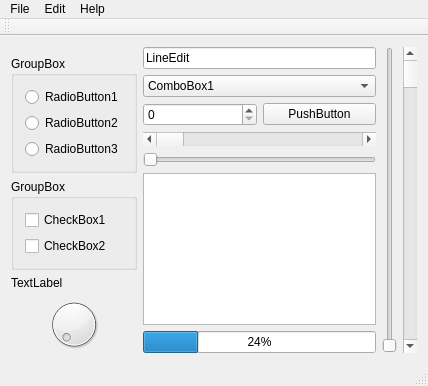
<?xml version="1.0" encoding="UTF-8"?>
<ui version="4.0">
 <class>InterfaceTestClass</class>
 <widget class="QMainWindow" name="InterfaceTestClass">
  <property name="geometry">
   <rect>
    <x>0</x>
    <y>0</y>
    <width>428</width>
    <height>386</height>
   </rect>
  </property>
  <property name="windowTitle">
   <string>InterfaceTest</string>
  </property>
  <widget class="QWidget" name="centralWidget">
   <layout class="QHBoxLayout" name="horizontalLayout">
    <item>
     <layout class="QVBoxLayout" name="verticalLayout_2">
      <property name="topMargin">
       <number>9</number>
      </property>
      <item>
       <widget class="QGroupBox" name="groupBox">
        <property name="title">
         <string>GroupBox</string>
        </property>
        <layout class="QVBoxLayout" name="verticalLayout">
         <item>
          <widget class="QRadioButton" name="radioButton_2">
           <property name="text">
            <string>RadioButton1</string>
           </property>
          </widget>
         </item>
         <item>
          <widget class="QRadioButton" name="radioButton">
           <property name="text">
            <string>RadioButton2</string>
           </property>
          </widget>
         </item>
         <item>
          <widget class="QRadioButton" name="radioButton_3">
           <property name="text">
            <string>RadioButton3</string>
           </property>
          </widget>
         </item>
        </layout>
       </widget>
      </item>
      <item>
       <widget class="QGroupBox" name="groupBox_2">
        <property name="title">
         <string>GroupBox</string>
        </property>
        <layout class="QVBoxLayout" name="verticalLayout_4">
         <item>
          <widget class="QCheckBox" name="checkBox_2">
           <property name="text">
            <string>CheckBox1</string>
           </property>
          </widget>
         </item>
         <item>
          <widget class="QCheckBox" name="checkBox">
           <property name="text">
            <string>CheckBox2</string>
           </property>
          </widget>
         </item>
        </layout>
       </widget>
      </item>
      <item>
       <widget class="QLabel" name="label">
        <property name="text">
         <string>TextLabel</string>
        </property>
       </widget>
      </item>
      <item>
       <widget class="QDial" name="dial"/>
      </item>
     </layout>
    </item>
    <item>
     <layout class="QVBoxLayout" name="verticalLayout_3">
      <item>
       <widget class="QLineEdit" name="lineEdit">
        <property name="text">
         <string>LineEdit</string>
        </property>
       </widget>
      </item>
      <item>
       <widget class="QComboBox" name="comboBox">
        <item>
         <property name="text">
          <string>ComboBox1</string>
         </property>
        </item>
        <item>
         <property name="text">
          <string>ComboBox2</string>
         </property>
        </item>
        <item>
         <property name="text">
          <string>ComboBox3</string>
         </property>
        </item>
        <item>
         <property name="text">
          <string>ComboBox4</string>
         </property>
        </item>
       </widget>
      </item>
      <item>
       <layout class="QHBoxLayout" name="horizontalLayout_2">
        <item>
         <widget class="QSpinBox" name="spinBox"/>
        </item>
        <item>
         <widget class="QPushButton" name="pushButton">
          <property name="text">
           <string>PushButton</string>
          </property>
         </widget>
        </item>
       </layout>
      </item>
      <item>
       <widget class="QScrollBar" name="horizontalScrollBar">
        <property name="orientation">
         <enum>Qt::Horizontal</enum>
        </property>
       </widget>
      </item>
      <item>
       <widget class="QSlider" name="horizontalSlider">
        <property name="orientation">
         <enum>Qt::Horizontal</enum>
        </property>
       </widget>
      </item>
      <item>
       <widget class="QTextEdit" name="textEdit"/>
      </item>
      <item>
       <widget class="QProgressBar" name="progressBar">
        <property name="value">
         <number>24</number>
        </property>
       </widget>
      </item>
     </layout>
    </item>
    <item>
     <widget class="QSlider" name="verticalSlider">
      <property name="orientation">
       <enum>Qt::Vertical</enum>
      </property>
     </widget>
    </item>
    <item>
     <widget class="QScrollBar" name="verticalScrollBar">
      <property name="orientation">
       <enum>Qt::Vertical</enum>
      </property>
     </widget>
    </item>
   </layout>
  </widget>
  <widget class="QMenuBar" name="menuBar">
   <property name="geometry">
    <rect>
     <x>0</x>
     <y>0</y>
     <width>428</width>
     <height>21</height>
    </rect>
   </property>
   <widget class="QMenu" name="menuFile">
    <property name="title">
     <string>File</string>
    </property>
    <addaction name="actionNew"/>
    <addaction name="actionOpen"/>
    <addaction name="actionExit"/>
   </widget>
   <widget class="QMenu" name="menuEdit">
    <property name="title">
     <string>Edit</string>
    </property>
    <addaction name="actionCut"/>
    <addaction name="actionCopy"/>
    <addaction name="actionPaste"/>
   </widget>
   <widget class="QMenu" name="menuHelp">
    <property name="title">
     <string>Help</string>
    </property>
    <addaction name="actionAbout"/>
   </widget>
   <addaction name="menuFile"/>
   <addaction name="menuEdit"/>
   <addaction name="menuHelp"/>
  </widget>
  <widget class="QToolBar" name="mainToolBar">
   <attribute name="toolBarArea">
    <enum>TopToolBarArea</enum>
   </attribute>
   <attribute name="toolBarBreak">
    <bool>false</bool>
   </attribute>
  </widget>
  <widget class="QStatusBar" name="statusBar"/>
  <action name="actionNew">
   <property name="text">
    <string>New</string>
   </property>
  </action>
  <action name="actionOpen">
   <property name="text">
    <string>Open</string>
   </property>
  </action>
  <action name="actionExit">
   <property name="text">
    <string>Exit</string>
   </property>
  </action>
  <action name="actionCut">
   <property name="text">
    <string>Cut</string>
   </property>
  </action>
  <action name="actionCopy">
   <property name="text">
    <string>Copy</string>
   </property>
  </action>
  <action name="actionPaste">
   <property name="text">
    <string>Paste</string>
   </property>
  </action>
  <action name="actionAbout">
   <property name="text">
    <string>About</string>
   </property>
  </action>
 </widget>
 <layoutdefault spacing="6" margin="11"/>
 <resources>
  <include location="interfacetest.qrc"/>
 </resources>
 <connections/>
</ui>
